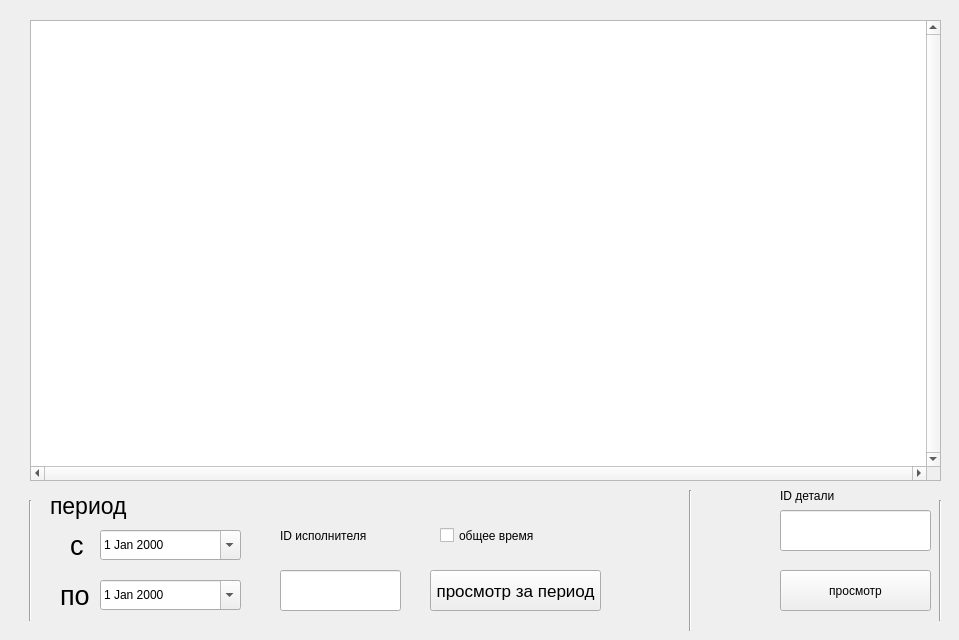
    <widget class="QWidget" name="view">
     <attribute name="title">
      <string>просмотр</string>
     </attribute>
     <widget class="QLineEdit" name="id_detail_view">
      <property name="geometry">
       <rect>
        <x>780</x>
        <y>510</y>
        <width>151</width>
        <height>41</height>
       </rect>
      </property>
     </widget>
     <widget class="QPushButton" name="view_data_detaly">
      <property name="geometry">
       <rect>
        <x>780</x>
        <y>570</y>
        <width>151</width>
        <height>41</height>
       </rect>
      </property>
      <property name="text">
       <string>просмотр</string>
      </property>
     </widget>
     <widget class="QLabel" name="label">
      <property name="geometry">
       <rect>
        <x>780</x>
        <y>480</y>
        <width>111</width>
        <height>31</height>
       </rect>
      </property>
      <property name="text">
       <string>ID детали</string>
      </property>
     </widget>
     <widget class="QTextEdit" name="view_window">
      <property name="geometry">
       <rect>
        <x>30</x>
        <y>20</y>
        <width>911</width>
        <height>461</height>
       </rect>
      </property>
      <property name="verticalScrollBarPolicy">
       <enum>Qt::ScrollBarAlwaysOn</enum>
      </property>
      <property name="horizontalScrollBarPolicy">
       <enum>Qt::ScrollBarAlwaysOn</enum>
      </property>
      <property name="sizeAdjustPolicy">
       <enum>QAbstractScrollArea::AdjustIgnored</enum>
      </property>
      <property name="lineWrapMode">
       <enum>QTextEdit::NoWrap</enum>
      </property>
      <property name="readOnly">
       <bool>true</bool>
      </property>
     </widget>
     <widget class="QLineEdit" name="who_to">
      <property name="geometry">
       <rect>
        <x>280</x>
        <y>570</y>
        <width>121</width>
        <height>41</height>
       </rect>
      </property>
     </widget>
     <widget class="QPushButton" name="go_to">
      <property name="geometry">
       <rect>
        <x>430</x>
        <y>570</y>
        <width>171</width>
        <height>41</height>
       </rect>
      </property>
      <property name="font">
       <font>
        <pointsize>13</pointsize>
       </font>
      </property>
      <property name="text">
       <string>просмотр за период</string>
      </property>
     </widget>
     <widget class="Line" name="line_3">
      <property name="geometry">
       <rect>
        <x>680</x>
        <y>490</y>
        <width>20</width>
        <height>141</height>
       </rect>
      </property>
      <property name="orientation">
       <enum>Qt::Vertical</enum>
      </property>
     </widget>
     <widget class="QLabel" name="label_14">
      <property name="geometry">
       <rect>
        <x>50</x>
        <y>490</y>
        <width>91</width>
        <height>31</height>
       </rect>
      </property>
      <property name="font">
       <font>
        <pointsize>17</pointsize>
       </font>
      </property>
      <property name="text">
       <string>период</string>
      </property>
     </widget>
     <widget class="QLabel" name="label_15">
      <property name="geometry">
       <rect>
        <x>280</x>
        <y>520</y>
        <width>151</width>
        <height>31</height>
       </rect>
      </property>
      <property name="text">
       <string>ID исполнителя</string>
      </property>
     </widget>
     <widget class="QDateEdit" name="to_to">
      <property name="geometry">
       <rect>
        <x>100</x>
        <y>580</y>
        <width>141</width>
        <height>30</height>
       </rect>
      </property>
      <property name="currentSection">
       <enum>QDateTimeEdit::MonthSection</enum>
      </property>
      <property name="calendarPopup">
       <bool>true</bool>
      </property>
     </widget>
     <widget class="QDateEdit" name="on_to">
      <property name="geometry">
       <rect>
        <x>100</x>
        <y>530</y>
        <width>141</width>
        <height>30</height>
       </rect>
      </property>
      <property name="currentSection">
       <enum>QDateTimeEdit::MonthSection</enum>
      </property>
      <property name="calendarPopup">
       <bool>true</bool>
      </property>
     </widget>
     <widget class="QLabel" name="label_16">
      <property name="geometry">
       <rect>
        <x>70</x>
        <y>530</y>
        <width>47</width>
        <height>31</height>
       </rect>
      </property>
      <property name="font">
       <font>
        <pointsize>20</pointsize>
       </font>
      </property>
      <property name="text">
       <string>с</string>
      </property>
     </widget>
     <widget class="QLabel" name="label_18">
      <property name="geometry">
       <rect>
        <x>60</x>
        <y>580</y>
        <width>47</width>
        <height>31</height>
       </rect>
      </property>
      <property name="font">
       <font>
        <pointsize>20</pointsize>
       </font>
      </property>
      <property name="text">
       <string>по</string>
      </property>
     </widget>
     <widget class="Line" name="line_4">
      <property name="geometry">
       <rect>
        <x>20</x>
        <y>500</y>
        <width>20</width>
        <height>121</height>
       </rect>
      </property>
      <property name="orientation">
       <enum>Qt::Vertical</enum>
      </property>
     </widget>
     <widget class="Line" name="line_5">
      <property name="geometry">
       <rect>
        <x>930</x>
        <y>500</y>
        <width>20</width>
        <height>121</height>
       </rect>
      </property>
      <property name="orientation">
       <enum>Qt::Vertical</enum>
      </property>
     </widget>
     <widget class="QCheckBox" name="to_time">
      <property name="geometry">
       <rect>
        <x>440</x>
        <y>520</y>
        <width>151</width>
        <height>31</height>
       </rect>
      </property>
      <property name="text">
       <string>общее время</string>
      </property>
     </widget>
    </widget>
